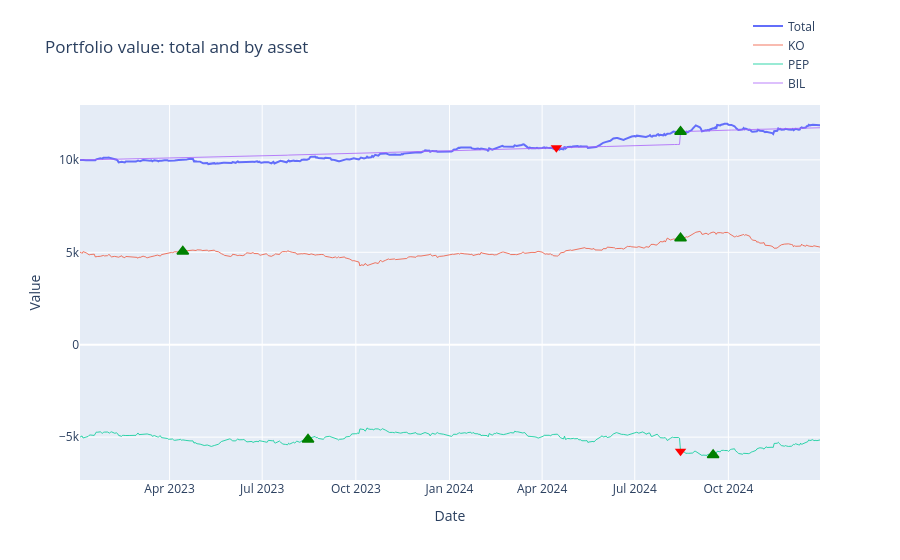

Write notebook code for a chart like this one.
### Code cell
fig = result.plot_portfolio(mark_rebalances=True)
fig.show()

### Figure 1 — Plotly figure (JSON) as saved in the notebook; plotly's stock layout.template omitted (floating-point values rounded to 4 significant figures; data arrays with more than 128 entries replaced by an {"elided": "..."} marker saying what was removed)
{"data": [{"hovertemplate": "Date: %{x|%Y-%m-%d}<br>Value: %{y:,.2f}<extra></extra>", "line": {"width": 2}, "mode": "lines", "name": "Total", "type": "scatter", "x": {"elided": "501 str values"}, "y": {"elided": "501 float values"}}, {"customdata": {"elided": "501 float values"}, "hovertemplate": "Date: %{x|%Y-%m-%d}<br>KO: %{y:,.2f} (%{customdata:.1f}% of portfolio)<extra></extra>", "line": {"width": 1}, "mode": "lines", "name": "KO", "opacity": 0.8, "type": "scatter", "x": {"elided": "501 str values"}, "y": {"elided": "501 float values"}}, {"customdata": {"elided": "501 float values"}, "hovertemplate": "Date: %{x|%Y-%m-%d}<br>PEP: %{y:,.2f} (%{customdata:.1f}% of portfolio)<extra></extra>", "line": {"width": 1}, "mode": "lines", "name": "PEP", "opacity": 0.8, "type": "scatter", "x": {"elided": "501 str values"}, "y": {"elided": "501 float values"}}, {"customdata": {"elided": "501 float values"}, "hovertemplate": "Date: %{x|%Y-%m-%d}<br>BIL: %{y:,.2f} (%{customdata:.1f}% of portfolio)<extra></extra>", "line": {"width": 1}, "mode": "lines", "name": "BIL", "opacity": 0.8, "type": "scatter", "x": {"elided": "501 str values"}, "y": {"elided": "501 float values"}}, {"hoverinfo": "text", "hovertext": ["KO Buy<br>Date: 2023-04-14<br>Price: 58.05<br>Qty: 0.0000", "KO Buy<br>Date: 2024-08-15<br>Price: 65.73<br>Qty: 0.7725"], "legendgroup": "KO", "marker": {"color": "green", "line": {"color": "green", "width": 1.5}, "size": 10, "symbol": "triangle-up"}, "mode": "markers", "name": "KO Buy", "showlegend": false, "type": "scatter", "x": ["2023-04-14T00:00:00+00:00", "2024-08-15T00:00:00+00:00"], "y": [5046.0, 5765.0]}, {"hoverinfo": "text", "hovertext": ["PEP Buy<br>Date: 2023-08-15<br>Price: 166.52<br>Qty: 0.0000", "PEP Buy<br>Date: 2024-09-16<br>Price: 168.96<br>Qty: 0.0000"], "legendgroup": "PEP", "marker": {"color": "green", "line": {"color": "green", "width": 1.5}, "size": 10, "symbol": "triangle-up"}, "mode": "markers", "name": "PEP Buy", "showlegend": false, "type": "scatter", "x": ["2023-08-15T00:00:00+00:00", "2024-09-16T00:00:00+00:00"], "y": [-5124.0, -5966.0]}, {"hoverinfo": "text", "hovertext": ["PEP Sell<br>Date: 2024-08-15<br>Price: 163.25<br>Qty: -4.5421"], "legendgroup": "PEP", "marker": {"color": "red", "size": 10, "symbol": "triangle-down"}, "mode": "markers", "name": "PEP Sell", "showlegend": false, "type": "scatter", "x": ["2024-08-15T00:00:00+00:00"], "y": [-5765.0]}, {"hoverinfo": "text", "hovertext": ["BIL Buy<br>Date: 2024-08-15<br>Price: 85.92<br>Qty: 8.0386"], "legendgroup": "BIL", "marker": {"color": "green", "line": {"color": "green", "width": 1.5}, "size": 10, "symbol": "triangle-up"}, "mode": "markers", "name": "BIL Buy", "showlegend": false, "type": "scatter", "x": ["2024-08-15T00:00:00+00:00"], "y": [11530.0]}, {"hoverinfo": "text", "hovertext": ["BIL Sell<br>Date: 2024-04-15<br>Price: 84.45<br>Qty: -0.0000"], "legendgroup": "BIL", "marker": {"color": "red", "size": 10, "symbol": "triangle-down"}, "mode": "markers", "name": "BIL Sell", "showlegend": false, "type": "scatter", "x": ["2024-04-15T00:00:00+00:00"], "y": [10650.0]}], "layout": {"hovermode": "closest", "legend": {"orientation": "h", "x": 1, "xanchor": "right", "y": 1.02, "yanchor": "bottom"}, "margin": {"t": 80}, "title": {"text": "Portfolio value: total and by asset"}, "xaxis": {"title": {"text": "Date"}}, "yaxis": {"title": {"text": "Value"}}}}
